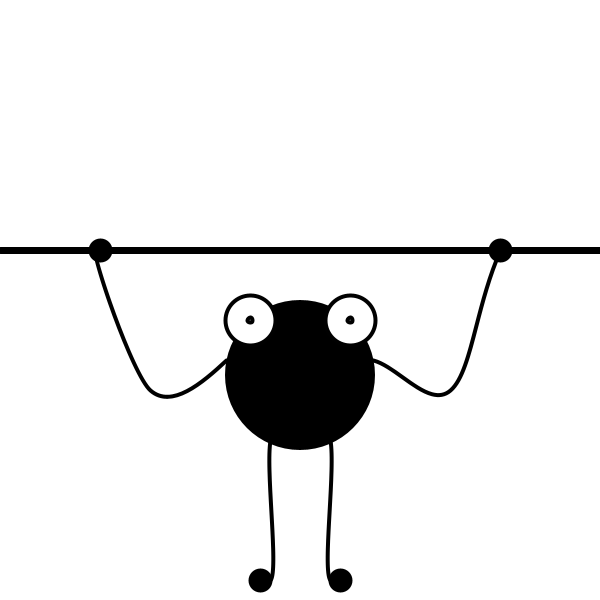
Frame 1 (no input)
Frame 60 (the mouse pressed at the canvas centre just before this capture): identical to frame 1, image omitted
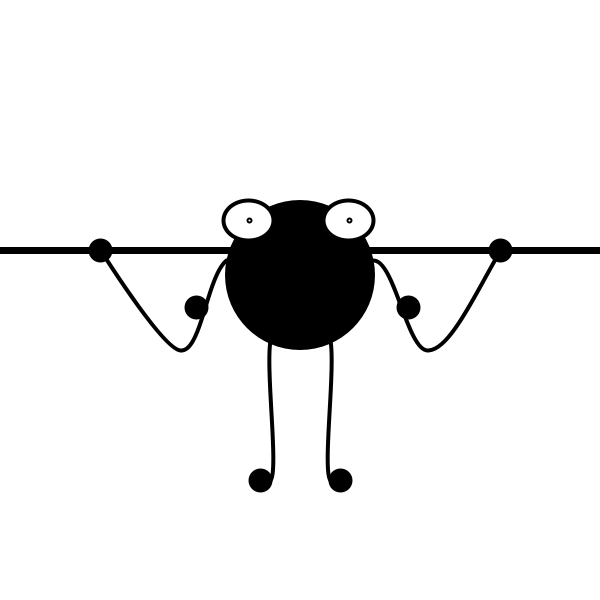
Frame 120 (the mouse held since frame 60 and released just before this capture)

The Processing sketch that drew these frames (run headless with seeded random() and noise(); from frame 60 on, the mouse is pressed at the canvas centre):

// Processing sketch: processing_29077
// ── processing_29077.pde

void setup() {
  size(600,600);
  smooth ();
  noFill();

}
 
 
void draw () {

  background (255);

  
  
 float hand_1 = height/2-200;
 float hand_2 = height/2+200;
 float zweiteMitte = width/2+75;

 
// Stange

  noFill();  
  stroke(0);
  strokeWeight(7);
  line (0,height/2-50,width, width/2-50);
  
  
  
//Hand rechts

  beginShape();
  noFill();
  stroke(0);
  strokeWeight(4);
    curveVertex (height/2,height/2+50);    
    curveVertex (373,width/2+60);
    curveVertex (450,width/2+90);  
    curveVertex (hand_2, width/2-50);
    curveVertex (width,50);
  endShape ();
  
    fill(0);
  ellipse(hand_2,width/2-50,20,20);
  
  
  
  
//Hand links

  beginShape();
  noFill();
  stroke(0);
  strokeWeight(4);
    curveVertex (height/2,height/2-50);    
    curveVertex (226,width/2+60);
    curveVertex (150,width/2+90);  
    curveVertex (hand_1, width/2-50);
    curveVertex (width-300,640);
  endShape ();
  
  fill(0);
  ellipse(hand_1,width/2-50,20,20);
  
  
 
// Bein links
  
  beginShape();
   noFill();
  stroke(0);
  strokeWeight(4);
    curveVertex (height/2, 400);    
    curveVertex (width/2-30,440);
    curveVertex (width/2-30,580);  
    curveVertex (width/2-80,500);
  endShape ();
  
  fill(0);
  ellipse(width/2-40,580,20,20);
  
  
  
// Bein rechts
  
    beginShape();
   noFill();
  stroke(0);
  strokeWeight(4);
    curveVertex (height/2, 400);    
    curveVertex (width/2+30,440);
    curveVertex (width/2+30,580);  
    curveVertex (width/2+80,500);
   endShape ();
  
  fill(0);
  ellipse(width/2+40,580,20,20);
  
   

  
// Kreis Mitte

fill(0);
  noStroke();
  ellipse(height/2,zweiteMitte,150,150);
  

  
  
  
//Augen

  fill(255);
  stroke(1);
  ellipse(height/2-50,width/2+20,50,50);
  ellipse(height/2+50,width/2+20,50,50);
  ellipse(height/2+50,width/2+20,5,5);
 ellipse(height/2-50,width/2+20,5,5);
    
    



 
  if(mousePressed== true){
     background(255);
     

// Stange

noFill();

  stroke(0);
  strokeWeight (7);
 line (0,height/2-50,width, width/2-50);
  
    
//Hand rechts

  beginShape();
  noFill();
  stroke(0);
  strokeWeight(4);
    curveVertex (height/2,height/2+50);    
    curveVertex (373,width/2-40);
    curveVertex (428,width/2+50);  
    curveVertex (hand_2, width/2-50);
    curveVertex (width,50);
  endShape ();
  
    fill(0);
  ellipse(hand_2,width/2-50,20,20);
   ellipse (408,306+random(-3,3),20,20);
  
  
  
//Hand links

  beginShape();
  noFill();
  stroke(0);
  strokeWeight(4);
    curveVertex (height/2,height/2-50);    
    curveVertex (226,width/2-40);
    curveVertex (180,width/2+50);  
    curveVertex (hand_1, width/2-50);
    curveVertex (width-300,550);
  endShape ();
  
  fill(0);
  ellipse(hand_1,width/2-50,20,20);
  ellipse (196,306+random(-3,3),20,20);
  
  
  
  
 translate(0,-100);
 
 
// Bein links
  
  beginShape();
   noFill();
  stroke(0);
  strokeWeight(4);
    curveVertex (height/2, 400);    
    curveVertex (width/2-30,440);
    curveVertex (width/2-30,580);  
    curveVertex (width/2-80,500);
  endShape ();
  
  fill(0);
  ellipse(width/2-40,580,20,20);
  
  
  
// Bein rechts
  
    beginShape();
   noFill();
  stroke(0);
  strokeWeight(4);
    curveVertex (height/2, 400);    
    curveVertex (width/2+30,440);
    curveVertex (width/2+30,580);  
    curveVertex (width/2+80,500);
   endShape ();
  
  fill(0);
  ellipse(width/2+40,580,20,20);
  
 
  
// Kreis Mitte

fill(0);
  noStroke();
  ellipse(height/2,zweiteMitte,150,150);
  

  
//Augen

  fill(255);
  stroke(1);
  ellipse(height/2-50+random(-3,3),width/2+20,50,40);
  ellipse(height/2+50+random(-3,3),width/2+20,50,40);
  ellipse(height/2+50+random(-3,3),width/2+20,2,2);
 ellipse(height/2-50+random(-3,3),width/2+20,2,2);

}
}
